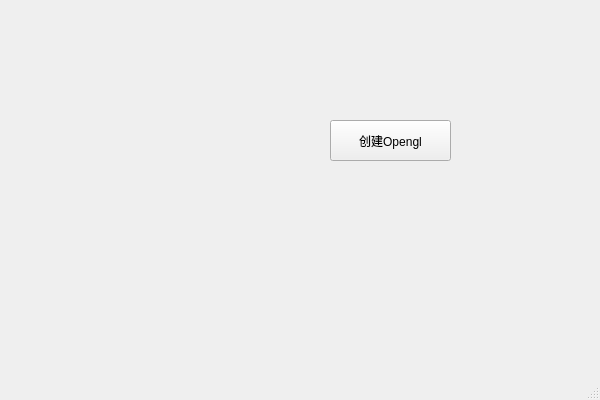
<?xml version="1.0" encoding="UTF-8"?>
<ui version="4.0">
 <class>OpenGLStudyClass</class>
 <widget class="QMainWindow" name="OpenGLStudyClass">
  <property name="geometry">
   <rect>
    <x>0</x>
    <y>0</y>
    <width>600</width>
    <height>400</height>
   </rect>
  </property>
  <property name="windowTitle">
   <string>OpenGLStudy</string>
  </property>
  <widget class="QWidget" name="centralWidget">
   <widget class="QPushButton" name="BtnCreateGL">
    <property name="geometry">
     <rect>
      <x>330</x>
      <y>120</y>
      <width>121</width>
      <height>41</height>
     </rect>
    </property>
    <property name="text">
     <string>创建Opengl</string>
    </property>
   </widget>
  </widget>
  <widget class="QStatusBar" name="statusBar"/>
 </widget>
 <layoutdefault spacing="6" margin="11"/>
 <resources>
  <include location="OpenGLStudy.qrc"/>
 </resources>
 <connections/>
</ui>
